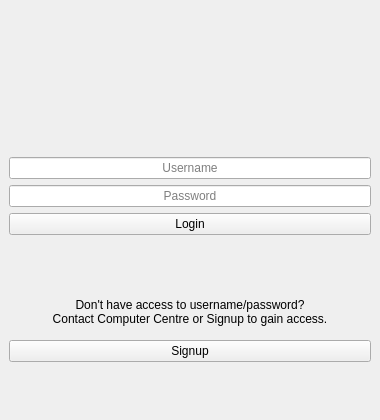
<?xml version="1.0" encoding="UTF-8"?>
<ui version="4.0">
 <class>form_login</class>
 <widget class="QMainWindow" name="form_login">
  <property name="windowModality">
   <enum>Qt::ApplicationModal</enum>
  </property>
  <property name="enabled">
   <bool>true</bool>
  </property>
  <property name="geometry">
   <rect>
    <x>0</x>
    <y>0</y>
    <width>380</width>
    <height>420</height>
   </rect>
  </property>
  <property name="maximumSize">
   <size>
    <width>16777215</width>
    <height>430</height>
   </size>
  </property>
  <property name="contextMenuPolicy">
   <enum>Qt::NoContextMenu</enum>
  </property>
  <property name="windowTitle">
   <string>Login</string>
  </property>
  <property name="windowIcon">
   <iconset>
    <normaloff>../icons/FaceAttend2.png</normaloff>../icons/FaceAttend2.png</iconset>
  </property>
  <property name="layoutDirection">
   <enum>Qt::LeftToRight</enum>
  </property>
  <property name="autoFillBackground">
   <bool>false</bool>
  </property>
  <property name="tabShape">
   <enum>QTabWidget::Rounded</enum>
  </property>
  <property name="dockOptions">
   <set>QMainWindow::AllowTabbedDocks|QMainWindow::AnimatedDocks</set>
  </property>
  <property name="unifiedTitleAndToolBarOnMac">
   <bool>false</bool>
  </property>
  <widget class="QWidget" name="central_widget">
   <layout class="QGridLayout" name="gridLayout">
    <item row="0" column="0">
     <layout class="QGridLayout" name="grid_layout">
      <item row="0" column="0">
       <widget class="QLabel" name="label_spacer_top">
        <property name="text">
         <string/>
        </property>
       </widget>
      </item>
     </layout>
    </item>
    <item row="9" column="0">
     <widget class="QPushButton" name="button_signup">
      <property name="focusPolicy">
       <enum>Qt::StrongFocus</enum>
      </property>
      <property name="toolTip">
       <string>Click to get yourself signed up!</string>
      </property>
      <property name="text">
       <string>Signup</string>
      </property>
      <property name="icon">
       <iconset>
        <normaloff>../icons/key.png</normaloff>../icons/key.png</iconset>
      </property>
     </widget>
    </item>
    <item row="4" column="0">
     <widget class="QLineEdit" name="line_edit_password">
      <property name="focusPolicy">
       <enum>Qt::StrongFocus</enum>
      </property>
      <property name="toolTip">
       <string>Enter your password.</string>
      </property>
      <property name="echoMode">
       <enum>QLineEdit::Password</enum>
      </property>
      <property name="alignment">
       <set>Qt::AlignCenter</set>
      </property>
      <property name="placeholderText">
       <string>Password</string>
      </property>
      <property name="clearButtonEnabled">
       <bool>true</bool>
      </property>
     </widget>
    </item>
    <item row="8" column="0">
     <widget class="QLabel" name="label_placeholder">
      <property name="layoutDirection">
       <enum>Qt::LeftToRight</enum>
      </property>
      <property name="text">
       <string>Don't have access to username/password?
Contact Computer Centre or Signup to gain access.</string>
      </property>
      <property name="alignment">
       <set>Qt::AlignCenter</set>
      </property>
     </widget>
    </item>
    <item row="1" column="0" alignment="Qt::AlignHCenter|Qt::AlignVCenter">
     <widget class="QLabel" name="label_faceattend_icon">
      <property name="text">
       <string/>
      </property>
      <property name="pixmap">
       <pixmap>../icons/FaceAttend2.png</pixmap>
      </property>
      <property name="alignment">
       <set>Qt::AlignCenter</set>
      </property>
     </widget>
    </item>
    <item row="10" column="0">
     <widget class="QLabel" name="label_spacer_bottom">
      <property name="text">
       <string/>
      </property>
     </widget>
    </item>
    <item row="7" column="0">
     <widget class="QLabel" name="label_spacer_middle_2">
      <property name="text">
       <string/>
      </property>
     </widget>
    </item>
    <item row="3" column="0">
     <widget class="QLineEdit" name="line_edit_username">
      <property name="mouseTracking">
       <bool>true</bool>
      </property>
      <property name="focusPolicy">
       <enum>Qt::StrongFocus</enum>
      </property>
      <property name="toolTip">
       <string>Enter your username.</string>
      </property>
      <property name="alignment">
       <set>Qt::AlignCenter</set>
      </property>
      <property name="placeholderText">
       <string>Username</string>
      </property>
      <property name="clearButtonEnabled">
       <bool>true</bool>
      </property>
     </widget>
    </item>
    <item row="6" column="0">
     <widget class="QPushButton" name="button_login">
      <property name="focusPolicy">
       <enum>Qt::StrongFocus</enum>
      </property>
      <property name="toolTip">
       <string>Click to Login!</string>
      </property>
      <property name="text">
       <string>Login</string>
      </property>
      <property name="icon">
       <iconset>
        <normaloff>../icons/unlock.png</normaloff>../icons/unlock.png</iconset>
      </property>
     </widget>
    </item>
    <item row="2" column="0">
     <widget class="QLabel" name="label_spacer_middle_1">
      <property name="text">
       <string/>
      </property>
     </widget>
    </item>
   </layout>
  </widget>
 </widget>
 <tabstops>
  <tabstop>line_edit_username</tabstop>
  <tabstop>line_edit_password</tabstop>
  <tabstop>button_login</tabstop>
  <tabstop>button_signup</tabstop>
 </tabstops>
 <resources>
  <include location="FaceAttend.qrc"/>
 </resources>
 <connections/>
</ui>
